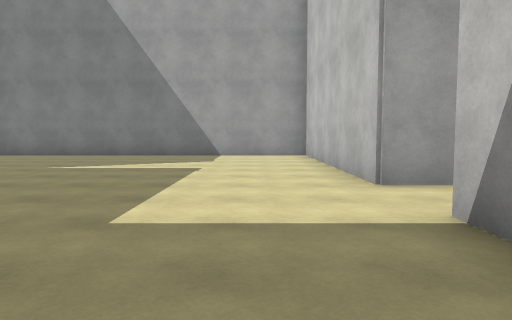
[1] (above)

22 first-person views from a walk through a Unity game level. The camera is 1.3 m above the floor, tilts 4° down and sees 70° across. The floor is counted in squares, 2 m on a side. Each view is taken from the middle of a square. On the plan, view 1 faces up. The plan holds only what a view shows up to about 11 squares ahead; the rest is blank. The place goes on beyond the plan. The player is left out. Surface patterns are stand-ins for the level's own textures.

[2]
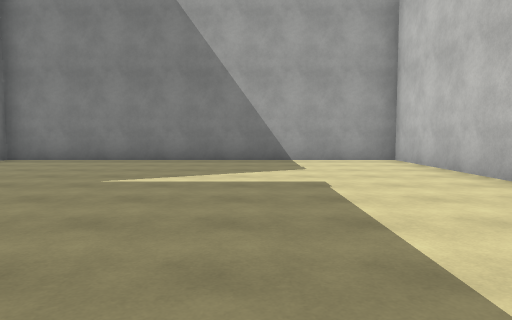

[3]
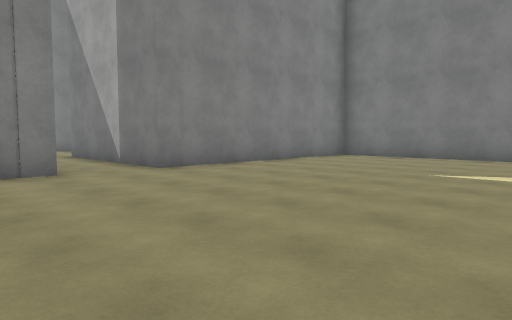

[4]
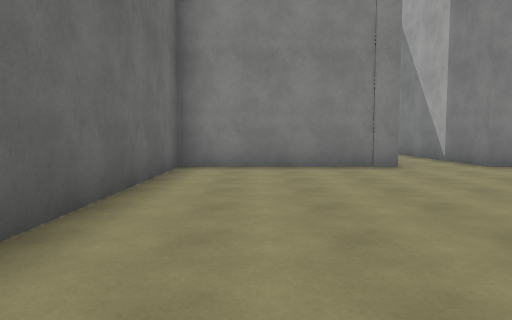

[5]
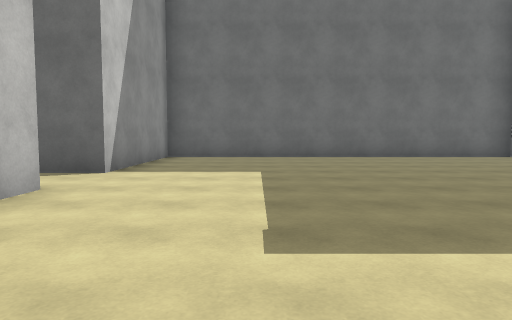

[6]
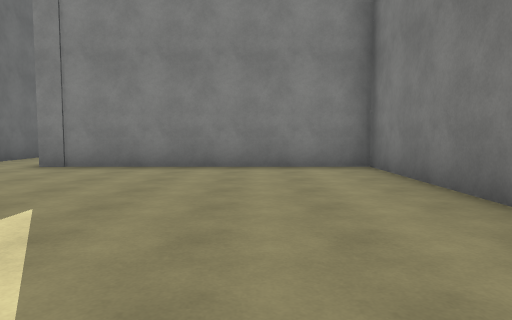

[7]
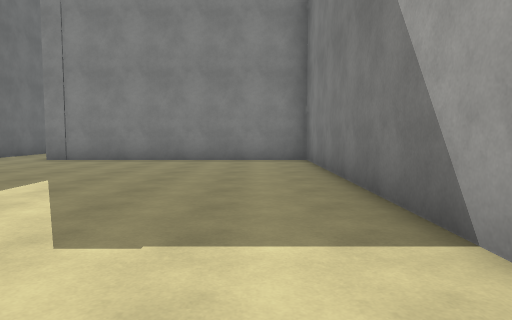

[8]
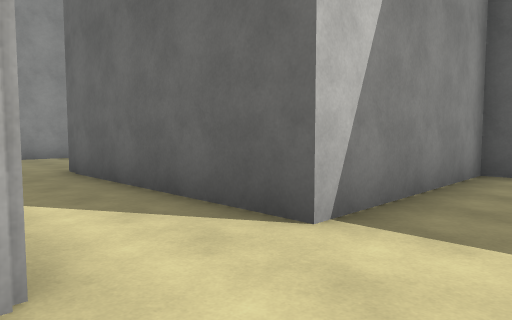

[9]
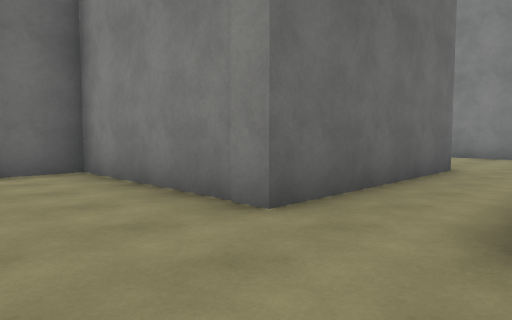

[10]
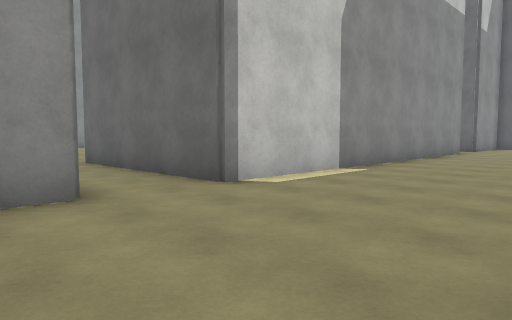

[11]
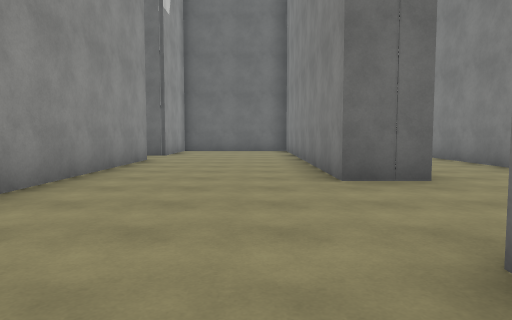

[12]
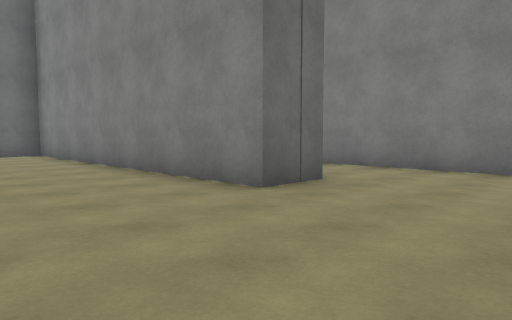

[13]
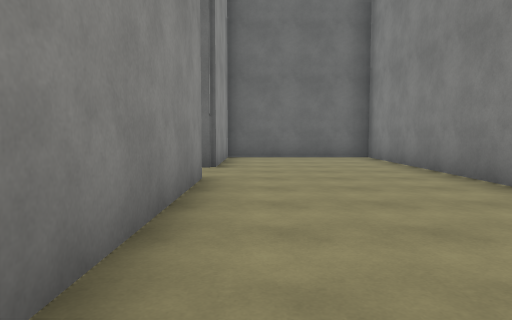

[14]
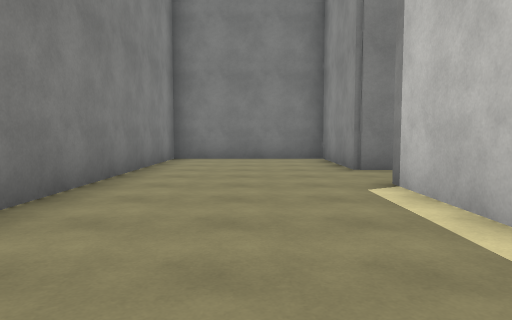

[15]
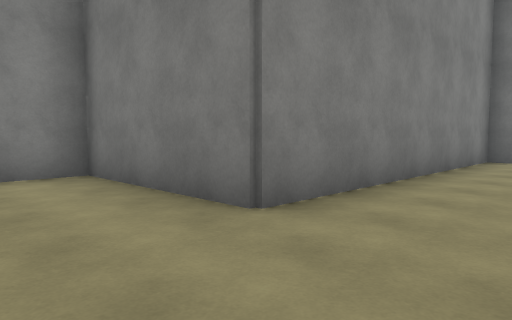

[16]
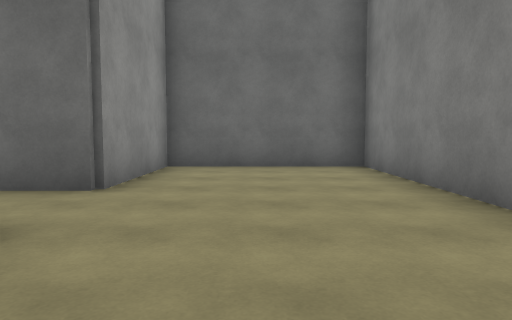

[17]
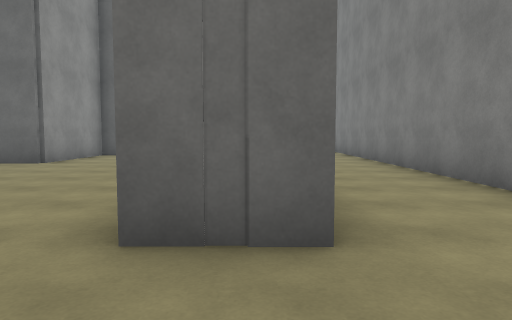

[18]
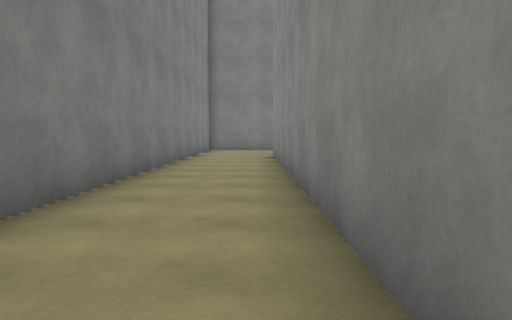

[19]
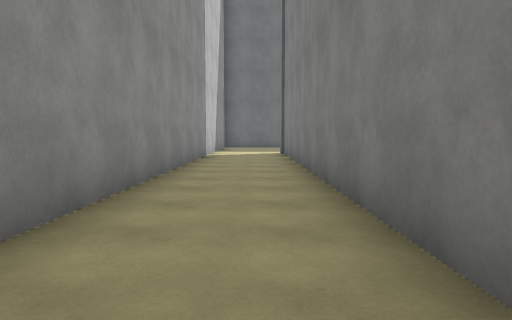

[20]
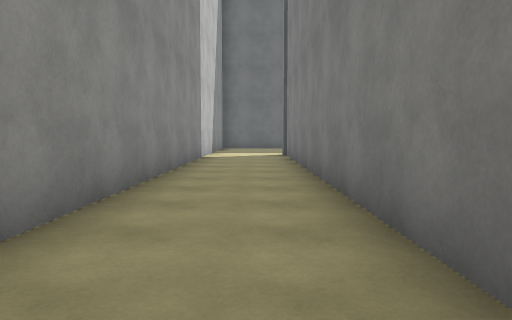

[21]
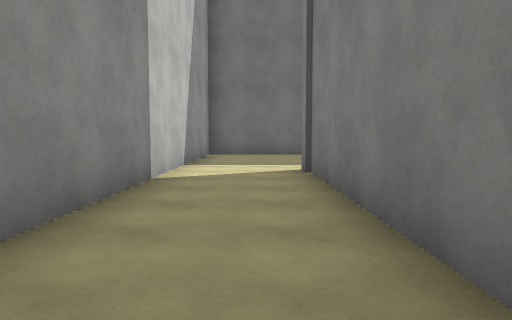

[22]
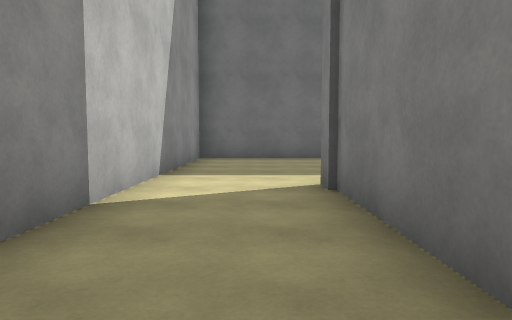

### Floor plan
Points are (right, up) in squares from view 1. A wall is a line through its corners. A room is listed if a view was taken in it or the views show most of it. See-through windows are left out.
Room 1 (views 1, 2, 3, 4, 5, 6, 7, 8, 9)
walls: (2.6, 4.7) (1.6, 4.7) (1.6, 11.3) (-8.3, 11.3) (-8.3, 4.7) (-13.2, 4.7); (-13.2, 2.9) (-8.3, 2.9) (-8.3, -1.5) (1.6, -1.5) (1.6, 2.9) (5.5, 2.9)
ways out: opening at (-13.5, 3.5) to room 2
Room 2 (views 10, 11, 12, 13, 14, 15, 16, 17, 18, 19, 20, 21, 22)
walls: (-13.2, -7.4) (-13.2, 2.9); (-18.5, -3.1) (-17.2, -3.1) (-17.2, -12.4) (-13.2, -12.4) (-13.2, -9.2); (-13.2, 4.7) (-13.2, 7.8) (-17.2, 7.8) (-17.2, 0.2) (-21, 0.2) (-21, -23.8); (-21.5, -29) (-18.5, -29) (-18.5, -4.4)
ways out: opening at (-13.5, 3.5) to room 1; opening at (-13.5, -8.5)

Where each view was taken, in squares from view 1:
view 1: 0 up, 0 right, facing up
view 2: 2 up, 2 left, facing up
view 3: 1 up, 2 left, facing up-left
view 4: 0 up, 1 left, facing left
view 5: 9 up, 1 left, facing down
view 6: 9 up, 1 left, facing left
view 7: 10 up, 1 right, facing left
view 8: 5 up, 0 right, facing down-right
view 9: 5 up, 6 left, facing down-left
view 10: 6 up, 17 left, facing down-right
view 11: 2 up, 16 left, facing down
view 12: 0 up, 14 left, facing down-left
view 13: 2 down, 14 left, facing down
view 14: 2 down, 15 left, facing up
view 15: 2 down, 15 left, facing up-left
view 16: 5 down, 15 left, facing down
view 17: 1 down, 18 left, facing down
view 18: 15 down, 19 left, facing up
view 19: 11 down, 20 left, facing down
view 20: 12 down, 20 left, facing down
view 21: 17 down, 20 left, facing down
view 22: 19 down, 20 left, facing down
